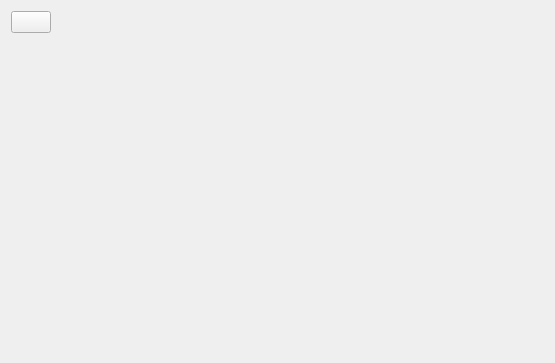
<?xml version="1.0" encoding="UTF-8"?>
<ui version="4.0">
 <class>CheckupReport</class>
 <widget class="QWidget" name="CheckupReport">
  <property name="geometry">
   <rect>
    <x>0</x>
    <y>0</y>
    <width>555</width>
    <height>363</height>
   </rect>
  </property>
  <property name="windowTitle">
   <string>Form</string>
  </property>
  <layout class="QGridLayout" name="gridLayout">
   <item row="0" column="0">
    <layout class="QVBoxLayout" name="verticalLayout">
     <item>
      <layout class="QHBoxLayout" name="horizontalLayout_3">
       <item>
        <widget class="QPushButton" name="returnBtn">
         <property name="text">
          <string/>
         </property>
         <property name="icon">
          <iconset resource="../Resource/icom.qrc">
           <normaloff>:/returnExit.png</normaloff>:/returnExit.png</iconset>
         </property>
         <property name="iconSize">
          <size>
           <width>50</width>
           <height>50</height>
          </size>
         </property>
        </widget>
       </item>
       <item>
        <spacer name="horizontalSpacer_2">
         <property name="orientation">
          <enum>Qt::Horizontal</enum>
         </property>
         <property name="sizeHint" stdset="0">
          <size>
           <width>40</width>
           <height>20</height>
          </size>
         </property>
        </spacer>
       </item>
      </layout>
     </item>
     <item>
      <spacer name="verticalSpacer_2">
       <property name="orientation">
        <enum>Qt::Vertical</enum>
       </property>
       <property name="sizeType">
        <enum>QSizePolicy::Minimum</enum>
       </property>
       <property name="sizeHint" stdset="0">
        <size>
         <width>20</width>
         <height>17</height>
        </size>
       </property>
      </spacer>
     </item>
     <item>
      <widget class="QWidget" name="widget" native="true">
       <property name="styleSheet">
        <string notr="true"/>
       </property>
       <layout class="QVBoxLayout" name="verticalLayout_4">
        <item>
         <layout class="QVBoxLayout" name="placeholderLayout"/>
        </item>
        <item>
         <widget class="QTableView" name="tableView">
          <property name="styleSheet">
           <string notr="true">background-color: transparent;
border: none;</string>
          </property>
         </widget>
        </item>
       </layout>
      </widget>
     </item>
     <item>
      <spacer name="verticalSpacer_3">
       <property name="orientation">
        <enum>Qt::Vertical</enum>
       </property>
       <property name="sizeType">
        <enum>QSizePolicy::Maximum</enum>
       </property>
       <property name="sizeHint" stdset="0">
        <size>
         <width>20</width>
         <height>17</height>
        </size>
       </property>
      </spacer>
     </item>
    </layout>
   </item>
  </layout>
 </widget>
 <resources>
  <include location="../Resource/icom.qrc"/>
 </resources>
 <connections/>
</ui>
